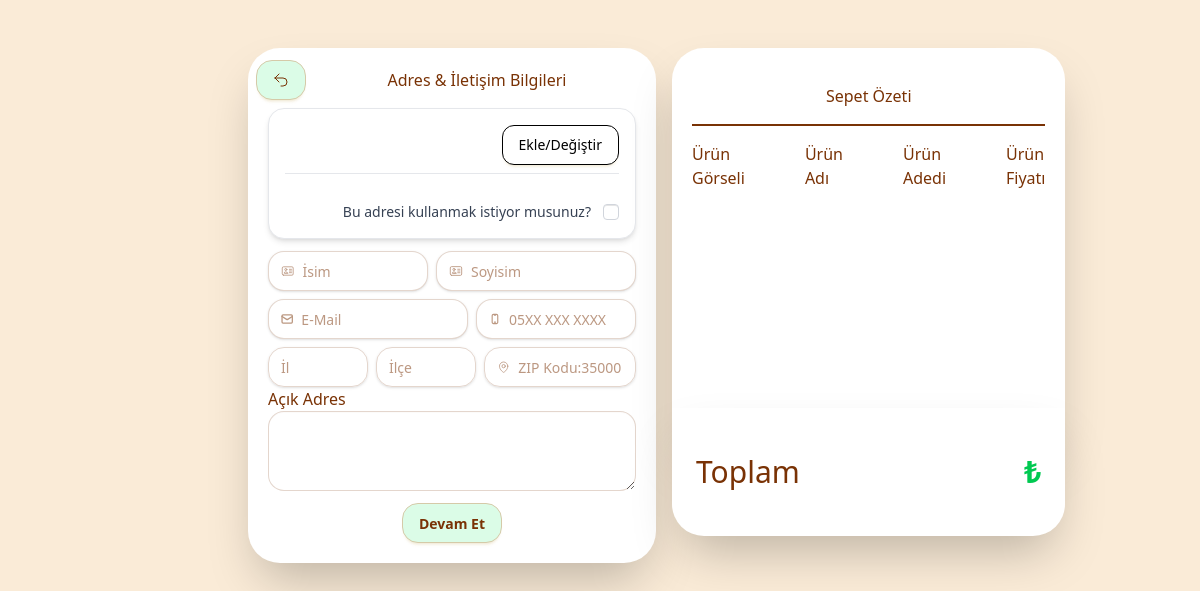
Page /buy_now/2/ (signed in) on the earlier database version.
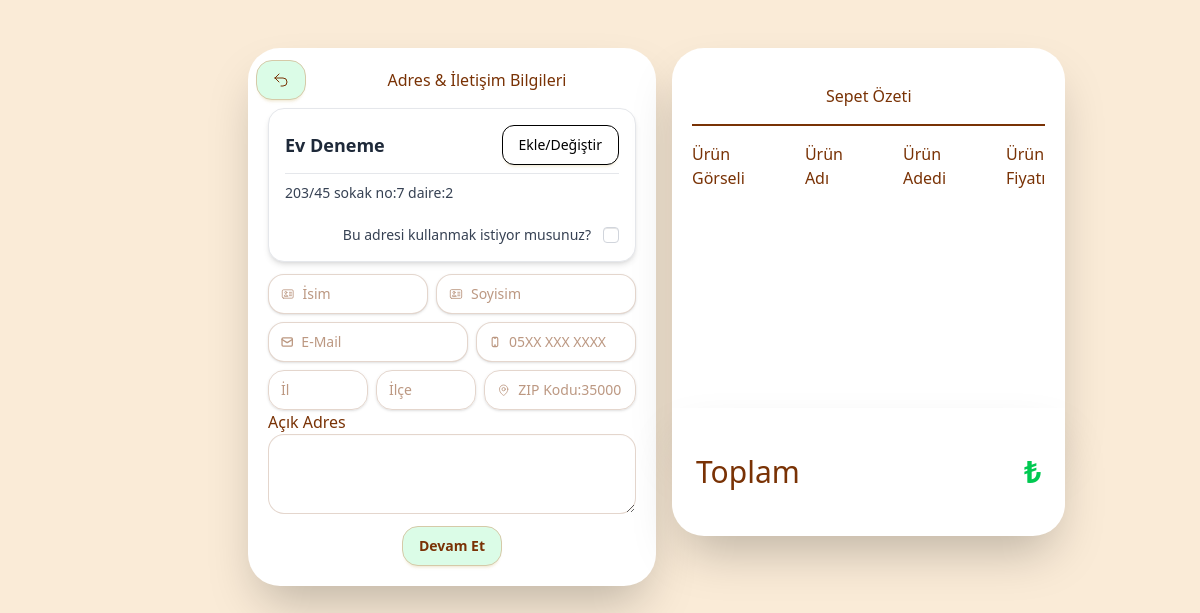
Same page on the later database version.
### intern_app/models.py (models this page shows, shortened)
class Address(models.Model):
    user = models.ForeignKey(PersonUser,on_delete=models.CASCADE,related_name='adres_user')
    address_title = models.CharField(max_length=255,default="Varsayılan Adres")
    name = models.CharField(max_length=255,null=False,verbose_name="İsim")
    surname = models.CharField(max_length=255,null=False,verbose_name="Soyisim")
    email = models.EmailField(validators=[EmailValidator()],null=False,verbose_name="E-Posta")
    telno = models.CharField(validators=[RegexValidator(regex=r'^\d{11}$')],max_length=11,null=False,verbose_name="Telefon Numarası")
    city = models.CharField(max_length=255,null=False,verbose_name="İl")
    town = models.CharField(max_length=255,null=False,verbose_name="İlçe")
    zipcode = models.CharField(validators=[RegexValidator(regex=r'\d{5}$')],max_length=5,null=False,verbose_name="Zip Kodu")
    open_address = models.CharField(max_length=300,null=False,verbose_name="Açık Adres")
    isDefault = models.BooleanField(default=False)

### intern_app/views.py (the view, shortened to what this page needs)
# urls.py: path('buy_now/<int:product_id>/', views.checkout_quick_buy, name='checkout_quick_buy'),
def checkout_quick_buy(request,product_id):
    product = Products.objects.get(id=product_id)
    user = request.user
    cart_items = CartItem.objects.filter(user=user, cart_name=product).first()
    quick_buy = CartItemQuickBuy.objects.filter(user=request.user, item_name=product).first()
    context = {
        "product":product,
        "cart_items":cart_items,
        "quick_buy":quick_buy
    }
    return render(request,"intern_app/checkout_quick_buy.html",context)

### intern_app/context_processors.py (called while the page is built)
def admin_links(request):
    models = []
    for model in apps.get_models():
        if admin.site.is_registered(model):
            app_label = model._meta.app_label
            model_name = model._meta.model_name
            verbose_name = model._meta.verbose_name_plural
            models.append({
                "app_label": app_label,
                "model_name": model_name,
                "verbose_name": verbose_name,
            })
    return {"admin_models": models}  # Global olarak admin_models kullanılabilir

def cart_items_processor(request):
    if request.user.is_authenticated:
        cart_items = CartItem.objects.filter(user=request.user)
        total_price = sum(item.cart_name.product_price *
                          item.cart_quantity for item in cart_items)
    else:
        cart_items = []
        total_price = 0
    return {'cart_items': cart_items, 'total_price': total_price}

### intern_app/models.py (called while the page is built)
    @staticmethod
    def get_main_categories():
        return Categories.objects.filter(parent_categories__isnull=True)

    def __str__(self):
        return self.card_title

    def last_four(self):
        return "**** **** **** " + self.card_no[-4:]

### intern_app/templates/intern_app/checkout_quick_buy.html (shortened to what the changed rows need)
{%load static tailwind_tags%}
{%load static%}
<html lang="en" data-theme="main">
<head>
  <link rel="stylesheet" href="{%static 'intern_app/css/checkout.css'%}">
  {% tailwind_css %}
</head>
<body>
  <div class="du-drawer du-drawer-end ">
    <div class="general-wrapper du-drawer-content relative flex  flex-col lg:flex-row gap-4 mx-10 lg:mx-40 p-6">
      <div class="du-drawer du-drawer-end">
        <div class="du-drawer-content relative flex  flex-col lg:flex-row gap-4 mx-10 p-6 ">
          <div id="iletisim" class="tab active tabShow  iletisim  justify-center shadow-2xl  relative bg-white w-full lg:w-2/3  rounded-4xl  ">
            <form method="POST" id="regForm" enctype="multipart/form-data">
              <div class="baslik pt-3  flex flex-row justify-between p-2 items-center">
              <div class="baslik-alt flex m-auto">
                <h2>Adres & İletişim Bilgileri</h2>
              </div>
            </div>
            <div class="iletisim-wrap transition-all duration-500  justify-center pt-0 p-5">
              <div class="kayitlilar grid grid-cols-1 w-full pb-3">
                <div class="kayitlilar-icerik bg-white rounded-2xl border border-gray-200 shadow-md transition-shadow duration-300 ease-in-out hover:shadow-lg">
                  <div class="kayitli-ana-icerik p-4">
                     <div id="wrapper">
                       <div class="title flex justify-between items-center border-b border-gray-200 pb-2 mb-2">
                         <h2 class="text-lg font-semibold text-gray-800">
                           {{adres_ilk.address_title}}
                         </h2>
                         <label for="my-drawer"
                           class="du-btn rounded-xl text-sm font-medium px-4 py-2 border border-black bg-white text-black hover:bg-gray-100 hover:shadow-[0_0_15px_4px_rgba(0,0,0,0.1)] transition-all duration-300 ease-in-out">
                           Ekle/Değiştir
                         </label>
                       </div>
                       <div class="aciklama text-gray-700 text-sm leading-relaxed">
                         {{adres_ilk.open_address}}
                       </div>
                     </div>
                  </div>
                </div>
              </div>
          </div>
          </div>
          <div class="sepet flex p-5  justify-center shadow-2xl relative h-100 bg-white w-full lg:w-2/3 rounded-4xl ">
              <div class="sepet-wrapper  z-10 no-scrollbar overflow-y-scroll flex-1">
                <div class="genel-baslik  text-center font-medium pb-4">
                  <div class="baslik  pt-4 pb-4">
                    <h1>Sepet Özeti</h1>
                  </div>
                </div>
              </div>
              <div class="toplam-wrap  absolute top-90 z-1 mx-4 mb-4 w-full bg-white  shadow-2xl rounded-b-4xl h-32 flex items-center justify-between px-6">
                <div class="toplam-label ">
                  <h1 class="text-3xl font-medium">Toplam</h1>
                </div>
                <div class="toplam-price">
                  <h1 class="text-3xl font-bold text-green-500 text-right">{{ quick_buy.item_total }}₺</h1>
                </div>
              </div>
          </div>
        </div>
      </div>
    </div>
  </div>
</body>
</html>

Differences in the rows shown:
added Address: address_title "Ev Deneme", open_address "203/45 sokak no:7 daire:2"
